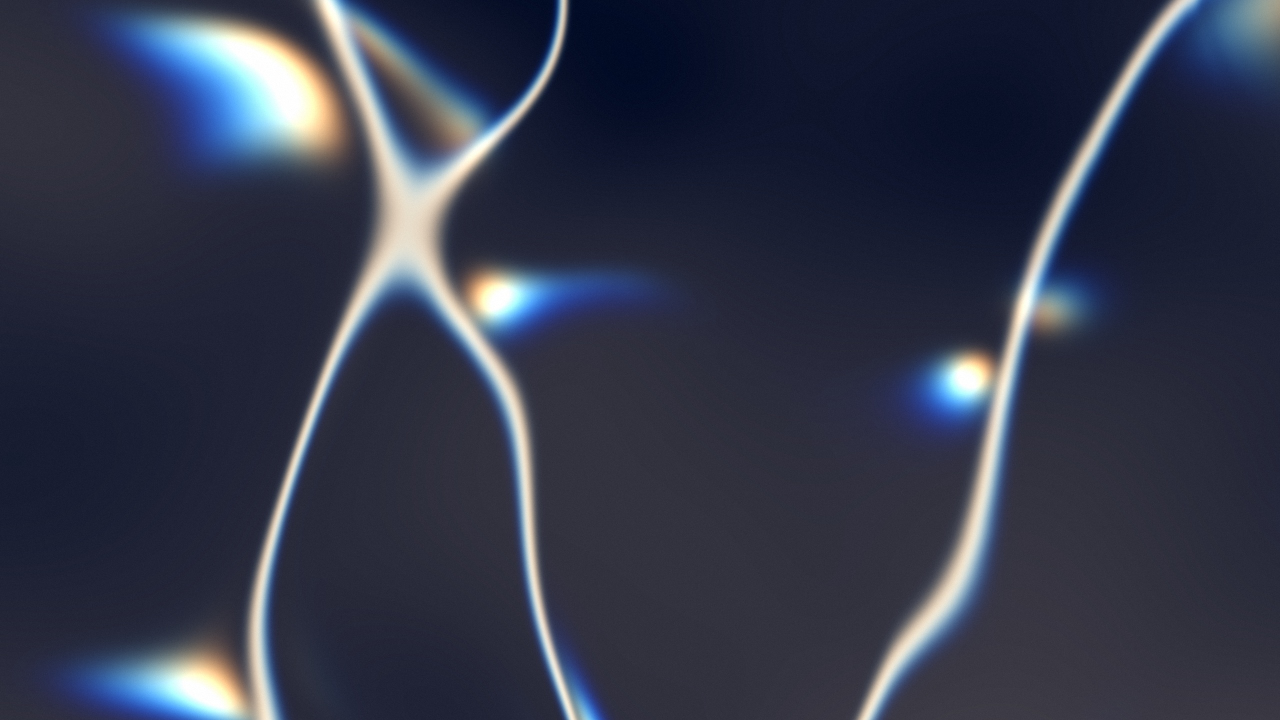
#> input picture showcase/assets/wallpaper.jpg, 2560 x 1440 px, found by its file name (shown at 1/2 size)
$ python clean_below.py ../assets/wallpaper.jpg ../assets/wallpaper.jpg ../assets/wallpaper.jpg 5 ../assets/wallpaper.jpg
#> lines starting #> are read from the running program, lines starting #| are printed output that depends on the picture
"""Paint the original wallpaper over everything below a line (other windows on the desktop),
keeping the island area above it. Recording and wallpaper must be pixel-aligned (Fill, same size).
clean_below.py <src> <t0> <t1> <line_y> <out>"""
import subprocess, sys
import numpy as np
from PIL import Image
src, t0, t1, line, out = sys.argv[1], sys.argv[2], sys.argv[3], int(sys.argv[4]), sys.argv[5]
X, Y, Wd, Ht = 640, 0, 1280, 560
wall = np.asarray(Image.open("/home/claude/dynamic-island/showcase/assets/wallpaper.jpg").convert("RGB"), np.float32)[Y:Y + Ht, X:X + Wd] - 1.0
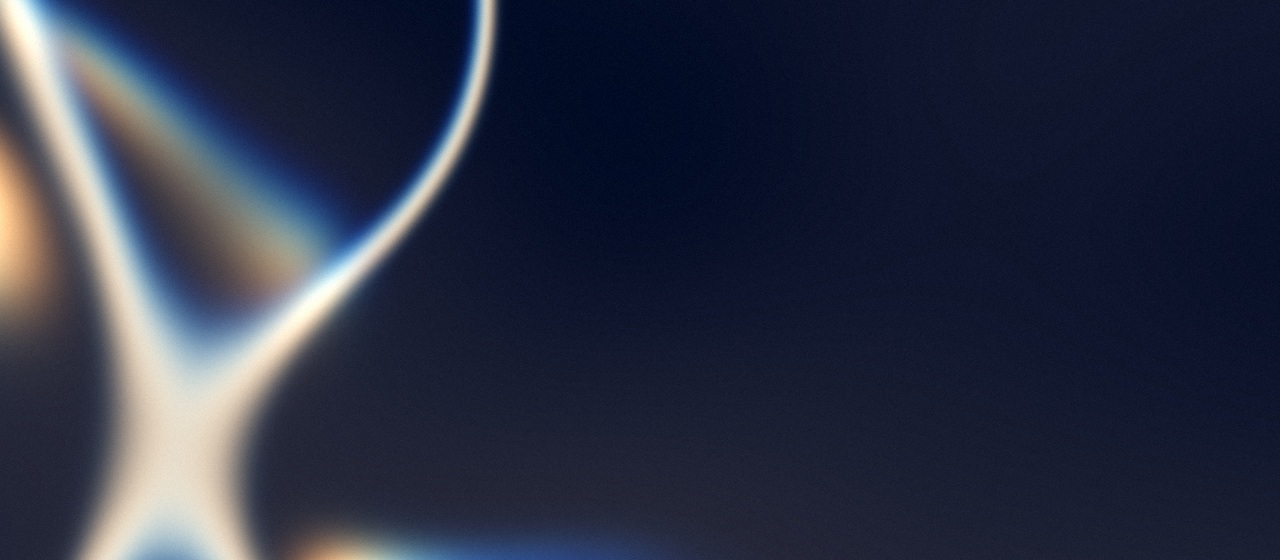
#> wall: shape (560, 1280, 3) float32; mean R, G, B 41.8, 47, 65.7; drawn with min black and max white
ys = np.arange(Ht, dtype=np.float32)[:, None, None]
a = np.clip((ys - (line - 14)) / 14, 0, 1)  # 0 above, 1 below, 14 px feather
#> (the run stopped early here; a loop or call above may not have finished)
